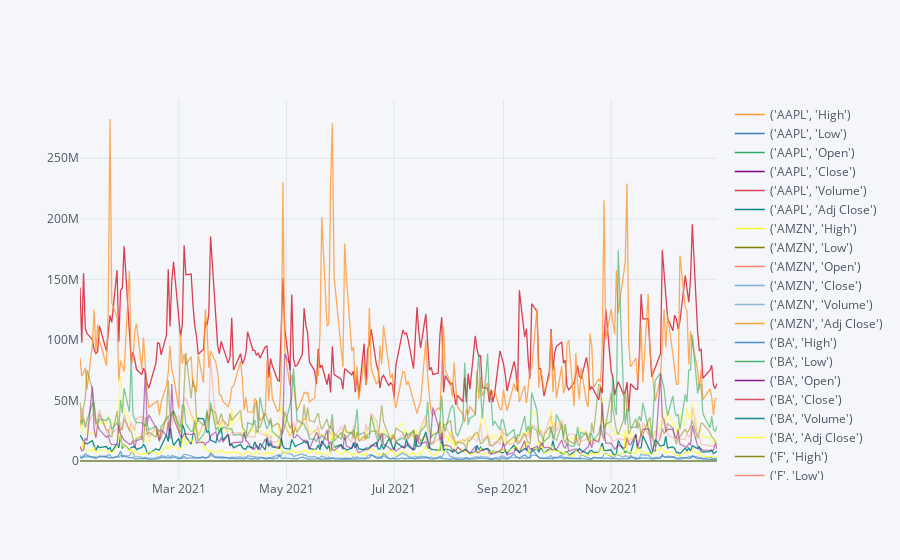

Notebook source saved alongside this figure:
### Code cell
stocks_data.iplot()

### Figure 1 — Plotly figure (JSON) as saved in the notebook; plotly's stock layout.template omitted (floating-point values rounded to 4 significant figures; data arrays with more than 128 entries replaced by an {"elided": "..."} marker saying what was removed)
{"data": [{"line": {"color": "rgba(255, 153, 51, 1.0)", "dash": "solid", "shape": "linear", "width": 1.3}, "mode": "lines", "name": "('AAPL', 'High')", "text": "", "type": "scatter", "x": {"elided": "252 str values"}, "y": {"elided": "252 float values"}}, {"line": {"color": "rgba(55, 128, 191, 1.0)", "dash": "solid", "shape": "linear", "width": 1.3}, "mode": "lines", "name": "('AAPL', 'Low')", "text": "", "type": "scatter", "x": {"elided": "252 str values"}, "y": {"elided": "252 float values"}}, {"line": {"color": "rgba(50, 171, 96, 1.0)", "dash": "solid", "shape": "linear", "width": 1.3}, "mode": "lines", "name": "('AAPL', 'Open')", "text": "", "type": "scatter", "x": {"elided": "252 str values"}, "y": {"elided": "252 float values"}}, {"line": {"color": "rgba(128, 0, 128, 1.0)", "dash": "solid", "shape": "linear", "width": 1.3}, "mode": "lines", "name": "('AAPL', 'Close')", "text": "", "type": "scatter", "x": {"elided": "252 str values"}, "y": {"elided": "252 float values"}}, {"line": {"color": "rgba(219, 64, 82, 1.0)", "dash": "solid", "shape": "linear", "width": 1.3}, "mode": "lines", "name": "('AAPL', 'Volume')", "text": "", "type": "scatter", "x": {"elided": "252 str values"}, "y": {"elided": "252 int values"}}, {"line": {"color": "rgba(0, 128, 128, 1.0)", "dash": "solid", "shape": "linear", "width": 1.3}, "mode": "lines", "name": "('AAPL', 'Adj Close')", "text": "", "type": "scatter", "x": {"elided": "252 str values"}, "y": {"elided": "252 float values"}}, {"line": {"color": "rgba(255, 255, 51, 1.0)", "dash": "solid", "shape": "linear", "width": 1.3}, "mode": "lines", "name": "('AMZN', 'High')", "text": "", "type": "scatter", "x": {"elided": "252 str values"}, "y": {"elided": "252 float values"}}, {"line": {"color": "rgba(128, 128, 0, 1.0)", "dash": "solid", "shape": "linear", "width": 1.3}, "mode": "lines", "name": "('AMZN', 'Low')", "text": "", "type": "scatter", "x": {"elided": "252 str values"}, "y": {"elided": "252 float values"}}, {"line": {"color": "rgba(251, 128, 114, 1.0)", "dash": "solid", "shape": "linear", "width": 1.3}, "mode": "lines", "name": "('AMZN', 'Open')", "text": "", "type": "scatter", "x": {"elided": "252 str values"}, "y": {"elided": "252 float values"}}, {"line": {"color": "rgba(128, 177, 211, 1.0)", "dash": "solid", "shape": "linear", "width": 1.3}, "mode": "lines", "name": "('AMZN', 'Close')", "text": "", "type": "scatter", "x": {"elided": "252 str values"}, "y": {"elided": "252 float values"}}, {"line": {"color": "rgba(128, 177, 211, 0.8999999999999999)", "dash": "solid", "shape": "linear", "width": 1.3}, "mode": "lines", "name": "('AMZN', 'Volume')", "text": "", "type": "scatter", "x": {"elided": "252 str values"}, "y": {"elided": "252 int values"}}, {"line": {"color": "rgba(255, 153, 51, 0.8999999999999999)", "dash": "solid", "shape": "linear", "width": 1.3}, "mode": "lines", "name": "('AMZN', 'Adj Close')", "text": "", "type": "scatter", "x": {"elided": "252 str values"}, "y": {"elided": "252 float values"}}, {"line": {"color": "rgba(55, 128, 191, 0.8999999999999999)", "dash": "solid", "shape": "linear", "width": 1.3}, "mode": "lines", "name": "('BA', 'High')", "text": "", "type": "scatter", "x": {"elided": "252 str values"}, "y": {"elided": "252 float values"}}, {"line": {"color": "rgba(50, 171, 96, 0.8999999999999999)", "dash": "solid", "shape": "linear", "width": 1.3}, "mode": "lines", "name": "('BA', 'Low')", "text": "", "type": "scatter", "x": {"elided": "252 str values"}, "y": {"elided": "252 float values"}}, {"line": {"color": "rgba(128, 0, 128, 0.8999999999999999)", "dash": "solid", "shape": "linear", "width": 1.3}, "mode": "lines", "name": "('BA', 'Open')", "text": "", "type": "scatter", "x": {"elided": "252 str values"}, "y": {"elided": "252 float values"}}, {"line": {"color": "rgba(219, 64, 82, 0.8999999999999999)", "dash": "solid", "shape": "linear", "width": 1.3}, "mode": "lines", "name": "('BA', 'Close')", "text": "", "type": "scatter", "x": {"elided": "252 str values"}, "y": {"elided": "252 float values"}}, {"line": {"color": "rgba(0, 128, 128, 0.8999999999999999)", "dash": "solid", "shape": "linear", "width": 1.3}, "mode": "lines", "name": "('BA', 'Volume')", "text": "", "type": "scatter", "x": {"elided": "252 str values"}, "y": {"elided": "252 int values"}}, {"line": {"color": "rgba(255, 255, 51, 0.8999999999999999)", "dash": "solid", "shape": "linear", "width": 1.3}, "mode": "lines", "name": "('BA', 'Adj Close')", "text": "", "type": "scatter", "x": {"elided": "252 str values"}, "y": {"elided": "252 float values"}}, {"line": {"color": "rgba(128, 128, 0, 0.8999999999999999)", "dash": "solid", "shape": "linear", "width": 1.3}, "mode": "lines", "name": "('F', 'High')", "text": "", "type": "scatter", "x": {"elided": "252 str values"}, "y": {"elided": "252 float values"}}, {"line": {"color": "rgba(251, 128, 114, 0.8999999999999999)", "dash": "solid", "shape": "linear", "width": 1.3}, "mode": "lines", "name": "('F', 'Low')", "text": "", "type": "scatter", "x": {"elided": "252 str values"}, "y": {"elided": "252 float values"}}, {"line": {"color": "rgba(251, 128, 114, 0.7999999999999998)", "dash": "solid", "shape": "linear", "width": 1.3}, "mode": "lines", "name": "('F', 'Open')", "text": "", "type": "scatter", "x": {"elided": "252 str values"}, "y": {"elided": "252 float values"}}, {"line": {"color": "rgba(128, 177, 211, 0.7999999999999998)", "dash": "solid", "shape": "linear", "width": 1.3}, "mode": "lines", "name": "('F', 'Close')", "text": "", "type": "scatter", "x": {"elided": "252 str values"}, "y": {"elided": "252 float values"}}, {"line": {"color": "rgba(255, 153, 51, 0.7999999999999998)", "dash": "solid", "shape": "linear", "width": 1.3}, "mode": "lines", "name": "('F', 'Volume')", "text": "", "type": "scatter", "x": {"elided": "252 str values"}, "y": {"elided": "252 int values"}}, {"line": {"color": "rgba(55, 128, 191, 0.7999999999999998)", "dash": "solid", "shape": "linear", "width": 1.3}, "mode": "lines", "name": "('F', 'Adj Close')", "text": "", "type": "scatter", "x": {"elided": "252 str values"}, "y": {"elided": "252 float values"}}, {"line": {"color": "rgba(50, 171, 96, 0.7999999999999998)", "dash": "solid", "shape": "linear", "width": 1.3}, "mode": "lines", "name": "('GE', 'High')", "text": "", "type": "scatter", "x": {"elided": "252 str values"}, "y": {"elided": "252 float values"}}, {"line": {"color": "rgba(128, 0, 128, 0.7999999999999998)", "dash": "solid", "shape": "linear", "width": 1.3}, "mode": "lines", "name": "('GE', 'Low')", "text": "", "type": "scatter", "x": {"elided": "252 str values"}, "y": {"elided": "252 float values"}}, {"line": {"color": "rgba(219, 64, 82, 0.7999999999999998)", "dash": "solid", "shape": "linear", "width": 1.3}, "mode": "lines", "name": "('GE', 'Open')", "text": "", "type": "scatter", "x": {"elided": "252 str values"}, "y": {"elided": "252 float values"}}, {"line": {"color": "rgba(0, 128, 128, 0.7999999999999998)", "dash": "solid", "shape": "linear", "width": 1.3}, "mode": "lines", "name": "('GE', 'Close')", "text": "", "type": "scatter", "x": {"elided": "252 str values"}, "y": {"elided": "252 float values"}}, {"line": {"color": "rgba(255, 255, 51, 0.7999999999999998)", "dash": "solid", "shape": "linear", "width": 1.3}, "mode": "lines", "name": "('GE', 'Volume')", "text": "", "type": "scatter", "x": {"elided": "252 str values"}, "y": {"elided": "252 int values"}}, {"line": {"color": "rgba(128, 128, 0, 0.7999999999999998)", "dash": "solid", "shape": "linear", "width": 1.3}, "mode": "lines", "name": "('GE', 'Adj Close')", "text": "", "type": "scatter", "x": {"elided": "252 str values"}, "y": {"elided": "252 float values"}}, {"line": {"color": "rgba(128, 128, 0, 0.7)", "dash": "solid", "shape": "linear", "width": 1.3}, "mode": "lines", "name": "('MMM', 'High')", "text": "", "type": "scatter", "x": {"elided": "252 str values"}, "y": {"elided": "252 float values"}}, {"line": {"color": "rgba(251, 128, 114, 0.7)", "dash": "solid", "shape": "linear", "width": 1.3}, "mode": "lines", "name": "('MMM', 'Low')", "text": "", "type": "scatter", "x": {"elided": "252 str values"}, "y": {"elided": "252 float values"}}, {"line": {"color": "rgba(128, 177, 211, 0.7)", "dash": "solid", "shape": "linear", "width": 1.3}, "mode": "lines", "name": "('MMM', 'Open')", "text": "", "type": "scatter", "x": {"elided": "252 str values"}, "y": {"elided": "252 float values"}}, {"line": {"color": "rgba(255, 153, 51, 0.7)", "dash": "solid", "shape": "linear", "width": 1.3}, "mode": "lines", "name": "('MMM', 'Close')", "text": "", "type": "scatter", "x": {"elided": "252 str values"}, "y": {"elided": "252 float values"}}, {"line": {"color": "rgba(55, 128, 191, 0.7)", "dash": "solid", "shape": "linear", "width": 1.3}, "mode": "lines", "name": "('MMM', 'Volume')", "text": "", "type": "scatter", "x": {"elided": "252 str values"}, "y": {"elided": "252 int values"}}, {"line": {"color": "rgba(50, 171, 96, 0.7)", "dash": "solid", "shape": "linear", "width": 1.3}, "mode": "lines", "name": "('MMM', 'Adj Close')", "text": "", "type": "scatter", "x": {"elided": "252 str values"}, "y": {"elided": "252 float values"}}, {"line": {"color": "rgba(128, 0, 128, 0.7)", "dash": "solid", "shape": "linear", "width": 1.3}, "mode": "lines", "name": "('MSFT', 'High')", "text": "", "type": "scatter", "x": {"elided": "252 str values"}, "y": {"elided": "252 float values"}}, {"line": {"color": "rgba(219, 64, 82, 0.7)", "dash": "solid", "shape": "linear", "width": 1.3}, "mode": "lines", "name": "('MSFT', 'Low')", "text": "", "type": "scatter", "x": {"elided": "252 str values"}, "y": {"elided": "252 float values"}}, {"line": {"color": "rgba(0, 128, 128, 0.7)", "dash": "solid", "shape": "linear", "width": 1.3}, "mode": "lines", "name": "('MSFT', 'Open')", "text": "", "type": "scatter", "x": {"elided": "252 str values"}, "y": {"elided": "252 float values"}}, {"line": {"color": "rgba(255, 255, 51, 0.7)", "dash": "solid", "shape": "linear", "width": 1.3}, "mode": "lines", "name": "('MSFT', 'Close')", "text": "", "type": "scatter", "x": {"elided": "252 str values"}, "y": {"elided": "252 float values"}}, {"line": {"color": "rgba(255, 255, 51, 0.5999999999999999)", "dash": "solid", "shape": "linear", "width": 1.3}, "mode": "lines", "name": "('MSFT', 'Volume')", "text": "", "type": "scatter", "x": {"elided": "252 str values"}, "y": {"elided": "252 int values"}}, {"line": {"color": "rgba(128, 128, 0, 0.5999999999999999)", "dash": "solid", "shape": "linear", "width": 1.3}, "mode": "lines", "name": "('MSFT', 'Adj Close')", "text": "", "type": "scatter", "x": {"elided": "252 str values"}, "y": {"elided": "252 float values"}}, {"line": {"color": "rgba(251, 128, 114, 0.5999999999999999)", "dash": "solid", "shape": "linear", "width": 1.3}, "mode": "lines", "name": "('PFE', 'High')", "text": "", "type": "scatter", "x": {"elided": "252 str values"}, "y": {"elided": "252 float values"}}, {"line": {"color": "rgba(128, 177, 211, 0.5999999999999999)", "dash": "solid", "shape": "linear", "width": 1.3}, "mode": "lines", "name": "('PFE', 'Low')", "text": "", "type": "scatter", "x": {"elided": "252 str values"}, "y": {"elided": "252 float values"}}, {"line": {"color": "rgba(255, 153, 51, 0.5999999999999999)", "dash": "solid", "shape": "linear", "width": 1.3}, "mode": "lines", "name": "('PFE', 'Open')", "text": "", "type": "scatter", "x": {"elided": "252 str values"}, "y": {"elided": "252 float values"}}, {"line": {"color": "rgba(55, 128, 191, 0.5999999999999999)", "dash": "solid", "shape": "linear", "width": 1.3}, "mode": "lines", "name": "('PFE', 'Close')", "text": "", "type": "scatter", "x": {"elided": "252 str values"}, "y": {"elided": "252 float values"}}, {"line": {"color": "rgba(50, 171, 96, 0.5999999999999999)", "dash": "solid", "shape": "linear", "width": 1.3}, "mode": "lines", "name": "('PFE', 'Volume')", "text": "", "type": "scatter", "x": {"elided": "252 str values"}, "y": {"elided": "252 int values"}}, {"line": {"color": "rgba(128, 0, 128, 0.5999999999999999)", "dash": "solid", "shape": "linear", "width": 1.3}, "mode": "lines", "name": "('PFE', 'Adj Close')", "text": "", "type": "scatter", "x": {"elided": "252 str values"}, "y": {"elided": "252 float values"}}, {"line": {"color": "rgba(219, 64, 82, 0.5999999999999999)", "dash": "solid", "shape": "linear", "width": 1.3}, "mode": "lines", "name": "('TSLA', 'High')", "text": "", "type": "scatter", "x": {"elided": "252 str values"}, "y": {"elided": "252 float values"}}, {"line": {"color": "rgba(0, 128, 128, 0.5999999999999999)", "dash": "solid", "shape": "linear", "width": 1.3}, "mode": "lines", "name": "('TSLA', 'Low')", "text": "", "type": "scatter", "x": {"elided": "252 str values"}, "y": {"elided": "252 float values"}}, {"line": {"color": "rgba(0, 128, 128, 0.49999999999999983)", "dash": "solid", "shape": "linear", "width": 1.3}, "mode": "lines", "name": "('TSLA', 'Open')", "text": "", "type": "scatter", "x": {"elided": "252 str values"}, "y": {"elided": "252 float values"}}, {"line": {"color": "rgba(255, 255, 51, 0.49999999999999983)", "dash": "solid", "shape": "linear", "width": 1.3}, "mode": "lines", "name": "('TSLA', 'Close')", "text": "", "type": "scatter", "x": {"elided": "252 str values"}, "y": {"elided": "252 float values"}}, {"line": {"color": "rgba(128, 128, 0, 0.49999999999999983)", "dash": "solid", "shape": "linear", "width": 1.3}, "mode": "lines", "name": "('TSLA', 'Volume')", "text": "", "type": "scatter", "x": {"elided": "252 str values"}, "y": {"elided": "252 int values"}}, {"line": {"color": "rgba(251, 128, 114, 0.49999999999999983)", "dash": "solid", "shape": "linear", "width": 1.3}, "mode": "lines", "name": "('TSLA', 'Adj Close')", "text": "", "type": "scatter", "x": {"elided": "252 str values"}, "y": {"elided": "252 float values"}}, {"line": {"color": "rgba(128, 177, 211, 0.49999999999999983)", "dash": "solid", "shape": "linear", "width": 1.3}, "mode": "lines", "name": "('TWTR', 'High')", "text": "", "type": "scatter", "x": {"elided": "252 str values"}, "y": {"elided": "252 float values"}}, {"line": {"color": "rgba(255, 153, 51, 0.49999999999999983)", "dash": "solid", "shape": "linear", "width": 1.3}, "mode": "lines", "name": "('TWTR', 'Low')", "text": "", "type": "scatter", "x": {"elided": "252 str values"}, "y": {"elided": "252 float values"}}, {"line": {"color": "rgba(55, 128, 191, 0.49999999999999983)", "dash": "solid", "shape": "linear", "width": 1.3}, "mode": "lines", "name": "('TWTR', 'Open')", "text": "", "type": "scatter", "x": {"elided": "252 str values"}, "y": {"elided": "252 float values"}}, {"line": {"color": "rgba(50, 171, 96, 0.49999999999999983)", "dash": "solid", "shape": "linear", "width": 1.3}, "mode": "lines", "name": "('TWTR', 'Close')", "text": "", "type": "scatter", "x": {"elided": "252 str values"}, "y": {"elided": "252 float values"}}, {"line": {"color": "rgba(128, 0, 128, 0.49999999999999983)", "dash": "solid", "shape": "linear", "width": 1.3}, "mode": "lines", "name": "('TWTR', 'Volume')", "text": "", "type": "scatter", "x": {"elided": "252 str values"}, "y": {"elided": "252 int values"}}, {"line": {"color": "rgba(219, 64, 82, 0.49999999999999983)", "dash": "solid", "shape": "linear", "width": 1.3}, "mode": "lines", "name": "('TWTR', 'Adj Close')", "text": "", "type": "scatter", "x": {"elided": "252 str values"}, "y": {"elided": "252 float values"}}, {"line": {"color": "rgba(219, 64, 82, 0.39999999999999974)", "dash": "solid", "shape": "linear", "width": 1.3}, "mode": "lines", "name": "('XOM', 'High')", "text": "", "type": "scatter", "x": {"elided": "252 str values"}, "y": {"elided": "252 float values"}}, {"line": {"color": "rgba(0, 128, 128, 0.39999999999999974)", "dash": "solid", "shape": "linear", "width": 1.3}, "mode": "lines", "name": "('XOM', 'Low')", "text": "", "type": "scatter", "x": {"elided": "252 str values"}, "y": {"elided": "252 float values"}}, {"line": {"color": "rgba(255, 255, 51, 0.39999999999999974)", "dash": "solid", "shape": "linear", "width": 1.3}, "mode": "lines", "name": "('XOM', 'Open')", "text": "", "type": "scatter", "x": {"elided": "252 str values"}, "y": {"elided": "252 float values"}}, {"line": {"color": "rgba(128, 128, 0, 0.39999999999999974)", "dash": "solid", "shape": "linear", "width": 1.3}, "mode": "lines", "name": "('XOM', 'Close')", "text": "", "type": "scatter", "x": {"elided": "252 str values"}, "y": {"elided": "252 float values"}}, {"line": {"color": "rgba(251, 128, 114, 0.39999999999999974)", "dash": "solid", "shape": "linear", "width": 1.3}, "mode": "lines", "name": "('XOM', 'Volume')", "text": "", "type": "scatter", "x": {"elided": "252 str values"}, "y": {"elided": "252 int values"}}, {"line": {"color": "rgba(128, 177, 211, 0.39999999999999974)", "dash": "solid", "shape": "linear", "width": 1.3}, "mode": "lines", "name": "('XOM', 'Adj Close')", "text": "", "type": "scatter", "x": {"elided": "252 str values"}, "y": {"elided": "252 float values"}}], "layout": {"legend": {"bgcolor": "#F5F6F9", "font": {"color": "#4D5663"}}, "paper_bgcolor": "#F5F6F9", "plot_bgcolor": "#F5F6F9", "title": {"font": {"color": "#4D5663"}}, "xaxis": {"gridcolor": "#E1E5ED", "showgrid": true, "tickfont": {"color": "#4D5663"}, "title": {"font": {"color": "#4D5663"}, "text": ""}, "zerolinecolor": "#E1E5ED"}, "yaxis": {"gridcolor": "#E1E5ED", "showgrid": true, "tickfont": {"color": "#4D5663"}, "title": {"font": {"color": "#4D5663"}, "text": ""}, "zerolinecolor": "#E1E5ED"}}}
